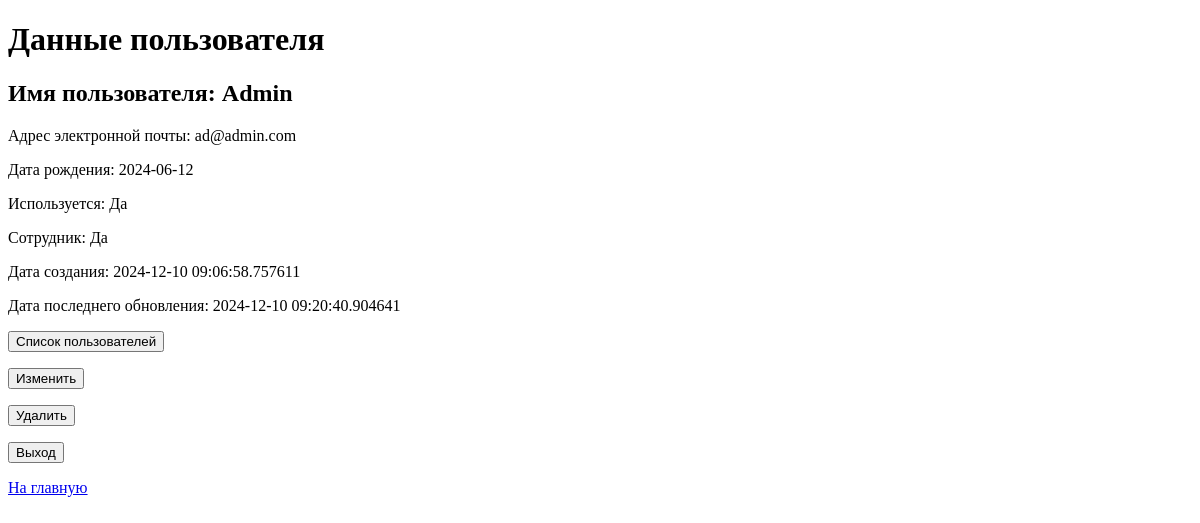
The app's page /user/ (signed in), older data.
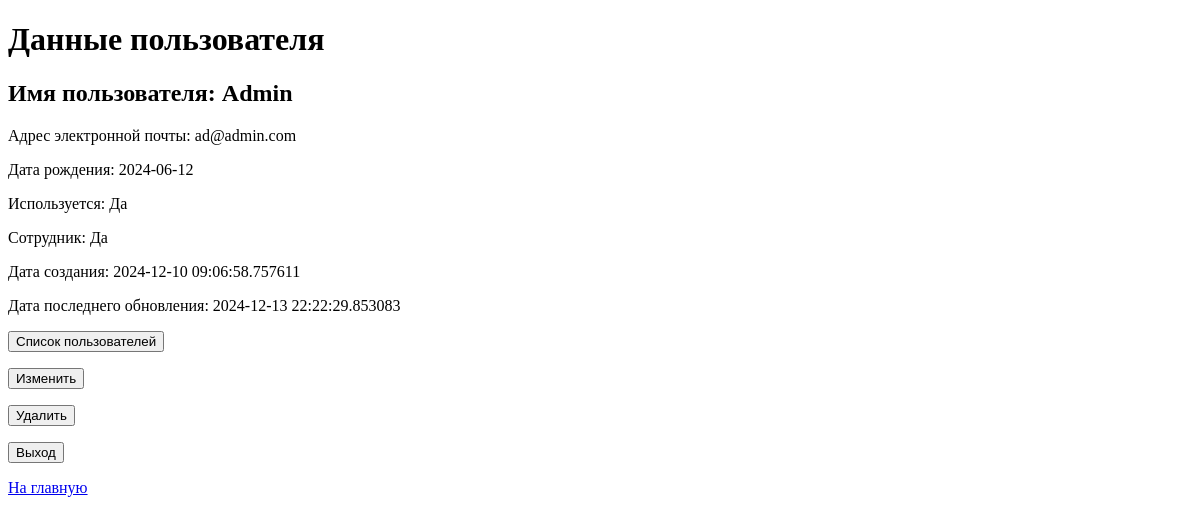
The same page, newer data.
### app/models/users.py (models this page shows)
class User(Base):
    __tablename__ = 'users'
    __table_args__ = {'keep_existing': True}
    id = Column(INTEGER, primary_key=True)
    username = Column(String, index=True, unique=True)
    email = Column(String, index=True, unique=True)
    day_birth = Column(DATE)
    password = Column(String)
    is_active = Column(BOOLEAN, default=True)
    is_staff = Column(BOOLEAN, default=False)
    admin = Column(BOOLEAN, default=False)
    created_at = Column(DATETIME)
    updated_at = Column(DATETIME)

### app/routers/users.py (the view)
@user_router.get('/')
async def select_user_get(request: Request, user: Annotated[User, Depends(get_current_user)]):
    info = {'request': request, 'title': 'Данные пользователя'}
    if user is not None:
        info['tk'] = True
        info['user'] = user
    return templates.TemplateResponse("users/user_page.html", info)

### app/templates/users/user_page.html (shortened to what this page needs)
<!DOCTYPE html>
<html lang="en">
<head>
</head>
<body>
    <h1>{{title}}</h1>
    {% if tk %}
        <h2> Имя пользователя: {{user.username}}</h2>
        <p> Адрес электронной почты: {{user.email}}</p>
        <p> Дата рождения: {{user.day_birth}}</p>
        {% if user.is_staff %}
            <p>Используется: {% if user.is_active %} Да {% else %} Нет {% endif %}</p>
            <p>Сотрудник: {% if user.is_staff %} Да {% else %} Нет {% endif %}</p>
             <p>Дата создания: {{user.created_at}}</p>
            <p>Дата последнего обновления: {{user.updated_at}}</p>
        {% endif %}
        {% if user.admin %}
            <p><a href="\user\list"><button>Список пользователей</button></a></p>
        {% endif %}
        <a href="\user\update\{{user.id}}"><button>Изменить</button></a>
        <a href="\user\delete"><button>Удалить</button></a>
        <p><a href="\user\logout"><button>Выход</button></a></p>
    {% else %}
        <p> Вы не авторизованы. Пройдите авторизацию </p>
        <p><a href="\user\login"><button>Вход</button></a></p>
        <p><a href="\user\registration"><button>Регистрация</button></a></p>
    {% endif %}
    <p><a href="\main"> На главную</a></p>
</body>
</html>

Row changes from the older to the newer data that the page shows:
changed User "Admin": updated_at "2024-12-10 09:20:40.904641" → "2024-12-13 22:22:29.853083"
